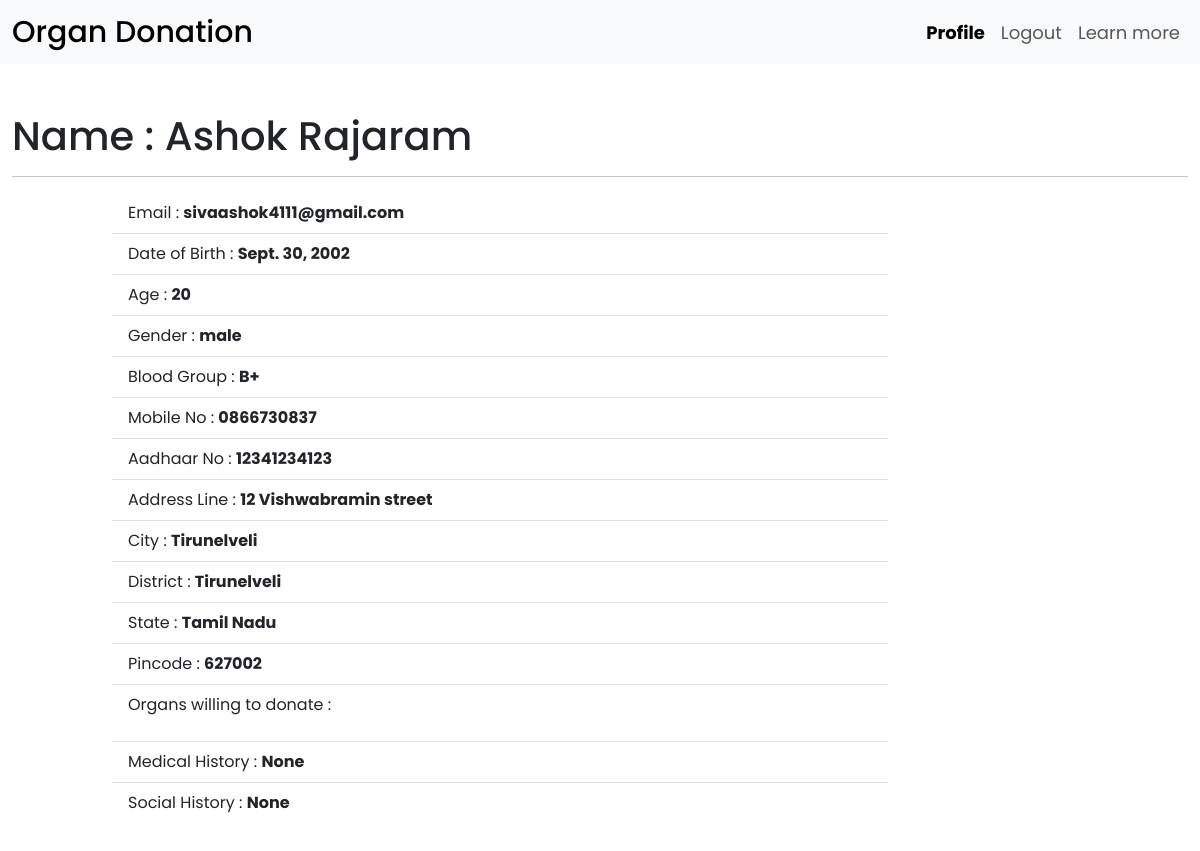
/ (signed in), run on the app's committed database.
### organdonation/models.py (models this page shows, shortened)
class User(AbstractUser):
   email = models.EmailField(unique=True)
   USERNAME_FIELD = 'email'
   REQUIRED_FIELDS = []
   is_donor = models.BooleanField("Is Donor", default=False)
   is_recipient = models.BooleanField("Is Recipient", default=False)

class Donor(models.Model):
   user = models.OneToOneField(User, on_delete=models.CASCADE, primary_key=True)
   email = models.EmailField(max_length=150, null=True)
   first_name = models.CharField(max_length=60)
   last_name = models.CharField(max_length=60)
   dob = models.DateField(null=True)
   age = models.CharField(max_length=2 ,null=True)
   gender = models.CharField(max_length=10)
   mobile = models.CharField(max_length=10)
   blood_group = models.CharField(max_length=3)
   aadhaar = models.CharField(max_length=16)
   addr_line = models.CharField(max_length=100)
   city = models.CharField(max_length=60)
   district = models.CharField(null=True, max_length=60)
   state = models.CharField(max_length=60)
   pincode = models.CharField(max_length=6)
   organs = models.ManyToManyField(Organ)
   medical_history = models.TextField(max_length=200)
   social_history = models.TextField(max_length=200)

### organdonation/views.py (the view)
# urls.py: path('', views.index, name='index'),
def index(request):
    return render(request, 'organdonation/index.html')

### organdonation/templates/organdonation/index.html (shortened to what this page needs)
{% extends 'organdonation/base.html' %}
{% load static %}
{% block csslink%}
{% if user.is_authenticated %}
<link rel="stylesheet" href="{% static 'organdonation/css/style1.css' %}" />
{% else %}
<link rel="stylesheet" href="{% static 'organdonation/css/style.css' %}" />
{% endif %}
{%endblock csslink %}
{% block body %}
	{% if user.is_authenticated and user.is_donor %}
		<div class="container-fluid my-5">
			<div class="row">
				<div class="col-md-12">
					<h1>Name : {{user.first_name}} {{user.last_name}} {{ user.gender }}</h1>
					<hr>
				</div>
			</div>
			<div class="row">
				<div class="col-md-8 offset-md-1">
					<ul class="list-group list-group-flush">
						<li class="list-group-item">Email : <strong>{{ user.email }}</strong></li>
						<li class="list-group-item">Date of Birth : <strong>{{ user.donor.dob }}</strong></li>
						<li class="list-group-item">Age : <strong>{{ user.donor.age }}</strong></li>
						<li class="list-group-item">Gender : <strong>{{ user.donor.gender }}</strong></li>
						<li class="list-group-item">Blood Group :
							<strong>
							{% if user.donor.blood_group == 'bp' %}
								B+
							{% elif user.donor.blood_group == 'bn' %}
								B-
							{% elif user.donor.blood_group == 'an' %}
								A-
							{% elif user.donor.blood_group == 'ap' %}
								A+
							{% elif user.donor.blood_group == 'op' %}
								O+
							{% elif user.donor.blood_group == 'on' %}
								O-
							{% elif user.donor.blood_group == 'abp' %}
								AB+
							{% elif user.donor.blood_group == 'abn' %}
								AB-
							{% endif %}
						</strong></li>
						<li class="list-group-item">Mobile No : <strong>{{ user.donor.mobile }}</strong></li>
						<li class="list-group-item">Aadhaar No : <strong>{{ user.donor.aadhaar }}</strong></li>
						<li class="list-group-item">Address Line : <strong>{{ user.donor.addr_line }}</strong></li>
						<li class="list-group-item">City : <strong>{{ user.donor.city }}</strong></li>
						<li class="list-group-item">District : <strong>{{ user.donor.district }}</strong></li>
						<li class="list-group-item">State : <strong>{{ user.donor.state }}</strong></li>
						<li class="list-group-item">Pincode : <strong>{{ user.donor.pincode }}</strong></li>
						<li class="list-group-item">Organs willing to donate : <br>
						</li>
						<li class="list-group-item">Medical History : <strong>{{ user.donor.medical_history }}</strong></li>
						<li class="list-group-item">Social History : <strong>{{ user.donor.social_history }}</strong></li>
					</ul>
				</div>
			</div>
		</div>
	{% endif %}
{% endblock body %}

### organdonation/static/organdonation/css/style1.css (style rules this page uses)
:root { --background-color: #f2e9e4; --light: #c9ada7; --medium: #9a8c98; --dark: #4a4e69; --text-color: #22223b; }
* { margin: 0; padding: 0; box-sizing: border-box; font-family: "Poppins", sans-serif; }

### data on the page
User: first_name "Ashok", last_name "Rajaram", email "sivaashok4111@gmail.com", donor.dob "Sept. 30, 2002", donor.age "20", donor.gender "male", donor.mobile "0866730837", donor.aadhaar "12341234123", donor.addr_line "12 Vishwabramin street", donor.city "Tirunelveli", donor.district "Tirunelveli", donor.state "Tamil Nadu", donor.pincode "627002", donor.medical_history "None", donor.social_history "None"
